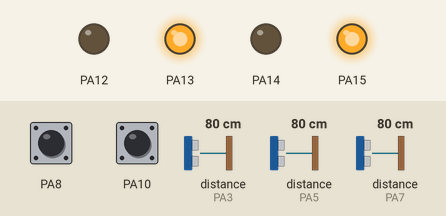
This sketch was run on a simulated STM32 Black Pill. Parts: output pins drawn as LEDs (lit = HIGH). The test bench sets the inputs (shaded band); at power-on: PA8 HIGH, PA10 HIGH, distance to the obstacle (sensors on PA3, PA5, PA7) 80 cm. Pins used as bus, display or sensor lines are not drawn.

Above: at 0.1 s.
Timing chart, 0 to 1.6 s (numbered marks = the images above):
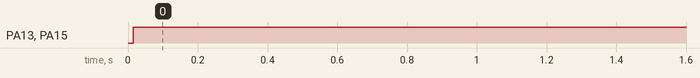

Measured:
- by itself, PA13, PA15: LOW → HIGH at 0.02 s

The sketch:

nezumi_2.1.ino
```cpp
#include "motor_control.h"
#include "maze.h"
#include "constants.h"

void leftEncoderISR() {
  // Determine direction based on the state of the second hall sensor (B)
  if (digitalRead(LEFT_ENCODER_PIN_A) == digitalRead(LEFT_ENCODER_PIN_B)) {
    left_ticks++;  // Moving forward
  } else {
    left_ticks--;  // Moving backward
  }
}

void rightEncoderISR() {
  // Determine direction based on the state of the second hall sensor (B)
  if (digitalRead(RIGHT_ENCODER_PIN_A) == digitalRead(RIGHT_ENCODER_PIN_B)) {
    right_ticks++;  // Moving forward
  } else {
    right_ticks--;  // Moving backward
  }
}

void setup() {
  Serial.begin(9600);
  Wire.begin();

  pinMode(LEFT_ENCODER_PIN_A, INPUT_PULLUP);
  pinMode(LEFT_ENCODER_PIN_B, INPUT_PULLUP);
  pinMode(RIGHT_ENCODER_PIN_A, INPUT_PULLUP);
  pinMode(RIGHT_ENCODER_PIN_B, INPUT_PULLUP);

  attachInterrupt(digitalPinToInterrupt(LEFT_ENCODER_PIN_A), leftEncoderISR, CHANGE);
  attachInterrupt(digitalPinToInterrupt(RIGHT_ENCODER_PIN_A), rightEncoderISR, CHANGE);

  pinMode(LEFT_MOTOR_PIN1, OUTPUT);
  pinMode(LEFT_MOTOR_PIN2, OUTPUT);
  pinMode(RIGHT_MOTOR_PIN1, OUTPUT);
  pinMode(RIGHT_MOTOR_PIN2, OUTPUT);

  initializeFloodFill();
}

void loop() {
  // Update the maze walls after every movement and sensor read
  updateMazeWalls();

  updateFloodFill();
  chooseNextMove();
  moveRobot(direction);  // Move the robot based on chosen direction
  delay(500);
}
```
